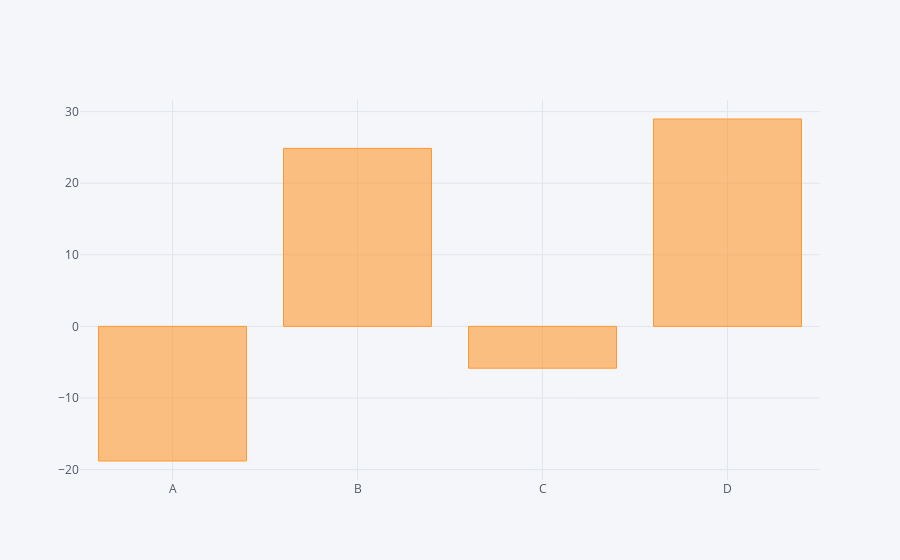

The notebook cell this image was saved under:
### Code cell
#  sum of each column 
df.sum().iplot(kind='bar')

### Figure 1 — Plotly figure (JSON) as saved in the notebook; plotly's stock layout.template omitted (floating-point values rounded to 4 significant figures)
{"data": [{"marker": {"color": "rgba(255, 153, 51, 0.6)", "line": {"color": "rgba(255, 153, 51, 1.0)", "width": 1}}, "name": "None", "orientation": "v", "text": "", "type": "bar", "x": ["A", "B", "C", "D"], "y": [-18.8, 24.87, -5.84, 28.97]}], "layout": {"legend": {"bgcolor": "#F5F6F9", "font": {"color": "#4D5663"}}, "paper_bgcolor": "#F5F6F9", "plot_bgcolor": "#F5F6F9", "titlefont": {"color": "#4D5663"}, "xaxis1": {"gridcolor": "#E1E5ED", "showgrid": true, "tickfont": {"color": "#4D5663"}, "title": "", "titlefont": {"color": "#4D5663"}, "zerolinecolor": "#E1E5ED"}, "yaxis1": {"gridcolor": "#E1E5ED", "showgrid": true, "tickfont": {"color": "#4D5663"}, "title": "", "titlefont": {"color": "#4D5663"}, "zerolinecolor": "#E1E5ED"}}}
